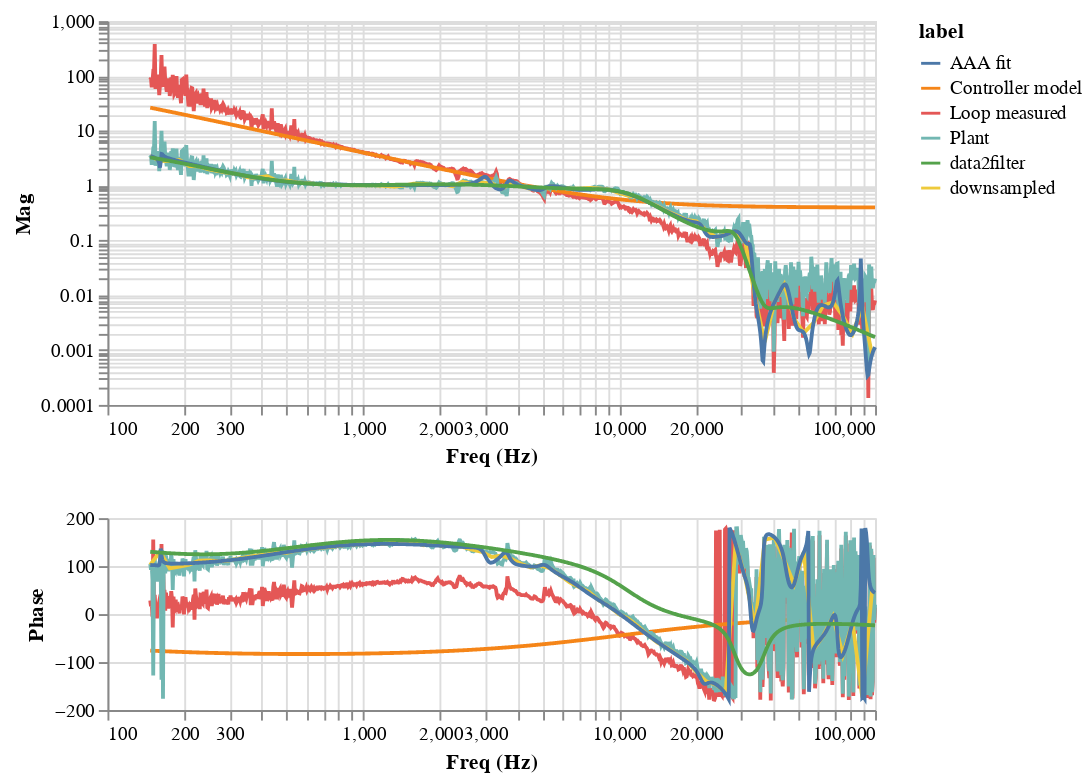

Here is the notebook cell this chart was saved with:
### Code cell
magnitudechart = alt.Chart(alldata).mark_line().encode(
    x=alt.X('Freq (Hz):Q').scale(type="log"),
    y=alt.Y('Mag:Q').scale(type="log"),
    color='label:N',
).properties(
    width=400,
    height=200
)

phasechart = alt.Chart(alldata).mark_line().encode(
    x=alt.X('Freq (Hz):Q').scale(type="log"),
    y=alt.Y('Phase:Q'),
    color='label:N',
).properties(
    width=400,
    height=100
)

chart = alt.vconcat(magnitudechart,phasechart)
chart

### Figure 1 — Vega-Lite specification as saved in the notebook (floating-point values rounded to 4 significant figures; data arrays with more than 128 entries replaced by an {"elided": "..."} marker saying what was removed)
{"config": {"view": {"continuousWidth": 300, "continuousHeight": 300}}, "vconcat": [{"mark": {"type": "line"}, "encoding": {"color": {"field": "label", "type": "nominal"}, "x": {"field": "Freq (Hz)", "scale": {"type": "log"}, "type": "quantitative"}, "y": {"field": "Mag", "scale": {"type": "log"}, "type": "quantitative"}}, "height": 200, "width": 400}, {"mark": {"type": "line"}, "encoding": {"color": {"field": "label", "type": "nominal"}, "x": {"field": "Freq (Hz)", "scale": {"type": "log"}, "type": "quantitative"}, "y": {"field": "Phase", "type": "quantitative"}}, "height": 100, "width": 400}], "data": {"name": "data-6ca3450bbb217c58edb313505309d5a9"}, "$schema": "https://vega.github.io/schema/vega-lite/v5.17.0.json", "datasets": {"data-6ca3450bbb217c58edb313505309d5a9": {"elided": "4910 records"}}}
